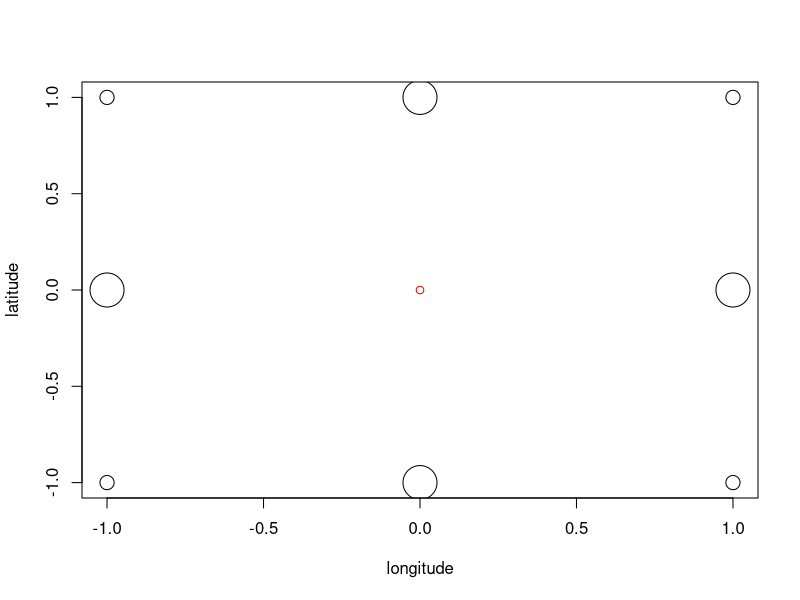
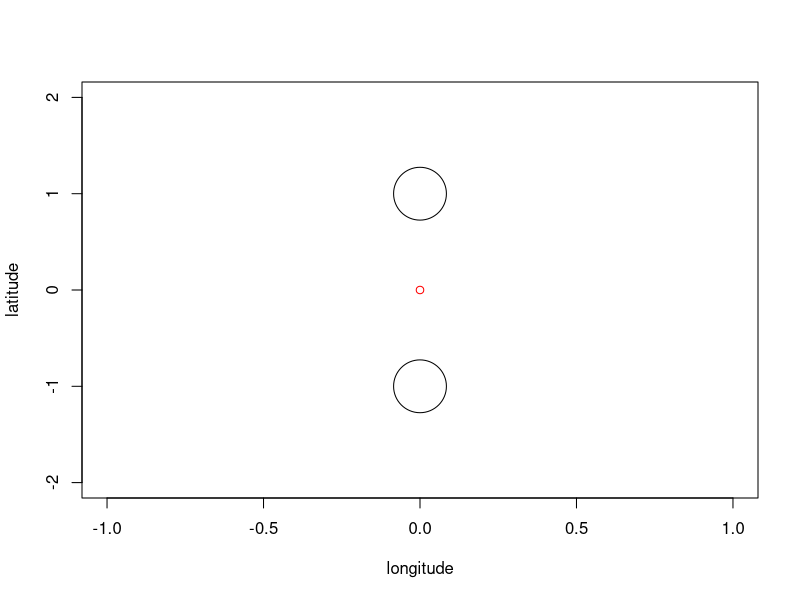

These figures' R source, in order:
## ---- chunk 1
# Create the 9x2 matrix of coordinates
# Slight notation clash to call the coordinates "x" and "y", but this
# will simplify later plotting
coords <- expand.grid(x=c(-1,0,1), y=c(-1,0,1))
# Keep track of which row is the origin (where we want to predict at)
predict.pt <- which(coords$x==0 & coords$y==0)
# Use the built-in function to create distance matrices
distances <- dist(coords) # Euclidean matrix by default
# That returns a special structure w/ just lower-triangular half
distances <- as.matrix(distances)
# Create the matrix of all covariances
covars <- exp(-distances)
# Break it into Cov(Y,Z) and Var(Z)
Cov.YZ <- covars[predict.pt, - predict.pt]
Var.Z <- covars[-predict.pt, -predict.pt]
# Find the coefficients
beta <- solve(Var.Z) %*% Cov.YZ
signif(data.frame(coords[-predict.pt,], coef=beta),3)
## ---- chunk 2
plot(coords, xlab="longitude", ylab="latitude", type="n")
points(coords[predict.pt,], col="red")
points(coords[-predict.pt,], cex=10*sqrt(beta))
## ---- chunk 3
# Create the 9x2 matrix of coordinates
# Slight notation clash to call the coordinates "x" and "y", but this
# will simplify later plotting
coords <- expand.grid(x=c(0), y=c(-2,-1,0,1,2))
# Keep track of which row is the origin (where we want to predict at)
predict.pt <- which(coords$x==0 & coords$y==0)
# Use the built-in function to create distance matrices
distances <- dist(coords) # Euclidean matrix by default
# That returns a special structure w/ just lower-triangular half
distances <- as.matrix(distances)
# Create the matrix of all covariances
covars <- 10*exp(-distances/8)
# Break it into Cov(Y,Z) and Var(Z)
Cov.YZ <- covars[predict.pt, - predict.pt]
Var.Z <- covars[-predict.pt, -predict.pt]
# Find the coefficients
beta <- solve(Var.Z) %*% Cov.YZ
signif(data.frame(coords[-predict.pt,], coef=beta),3)
## ---- chunk 4
plot(coords, xlab="longitude", ylab="latitude", type="n")
points(coords[predict.pt,], col="red")
points(coords[-predict.pt,], cex=10*sqrt(beta))
